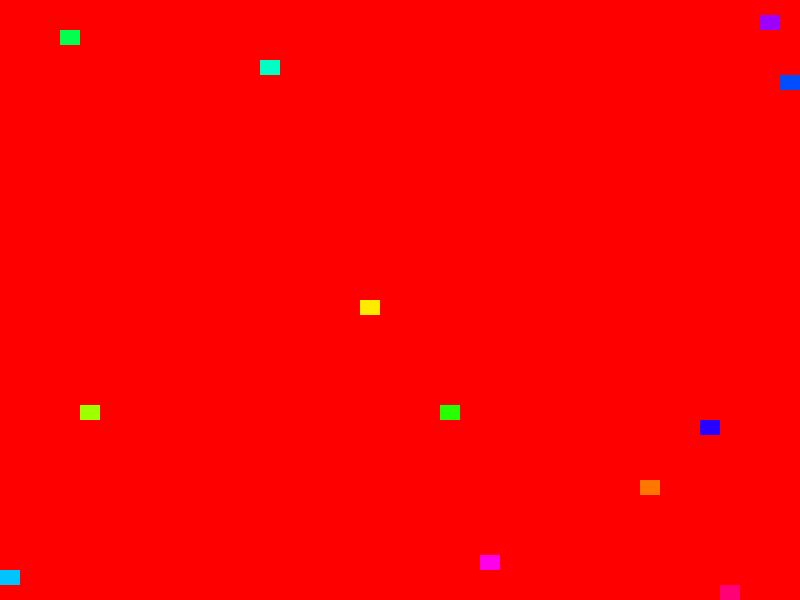

The R source for this figure:
n <-  40
zona <- matrix(rep(0, n * n), nrow = n, ncol = n)
k <- 12
for (semilla in 1:k) {
    while (TRUE) { # hasta que hallamos una posicion vacia para la semilla
        fila <- sample(1:n, 1)
        columna <- sample(1:n, 1)
        if (zona[fila, columna] == 0) {
            zona[fila, columna] = semilla
            break
        }
    }
}
png("p4s.png")
par(mar = c(0,0,0,0)) # sin margen
# truco tomado de https://www.r-bloggers.com/creating-an-image-of-a-matrix-in-r-using-image/
rotate <- function(x) t(apply(x, 2, rev))
# para opciones de colores, ver https://www.r-bloggers.com/color-palettes-in-r/
image(rotate(zona), col=rainbow(k+1), xaxt='n', yaxt='n')
graphics.off()